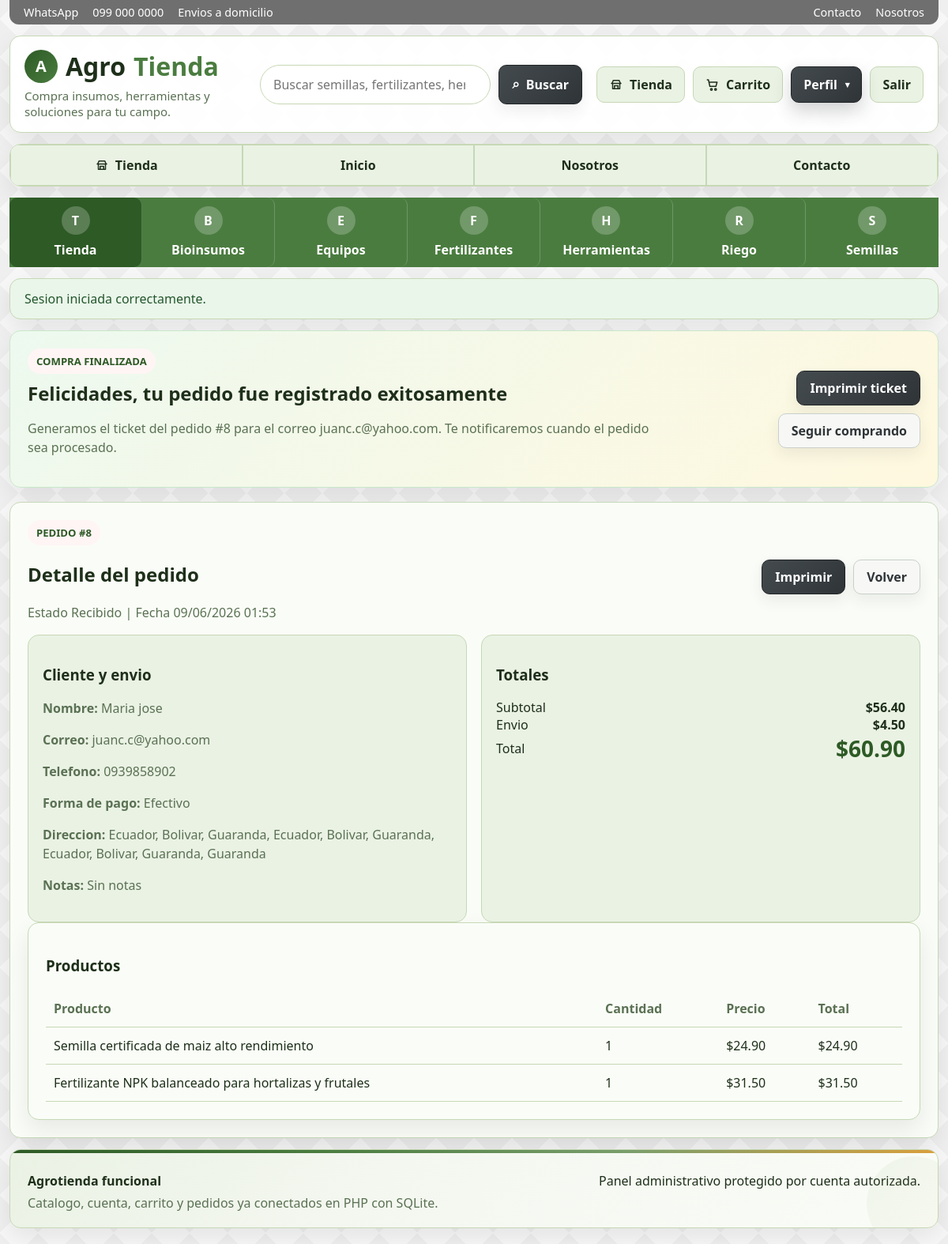
Page /order.php?id=8 (signed in) on the earlier database version.
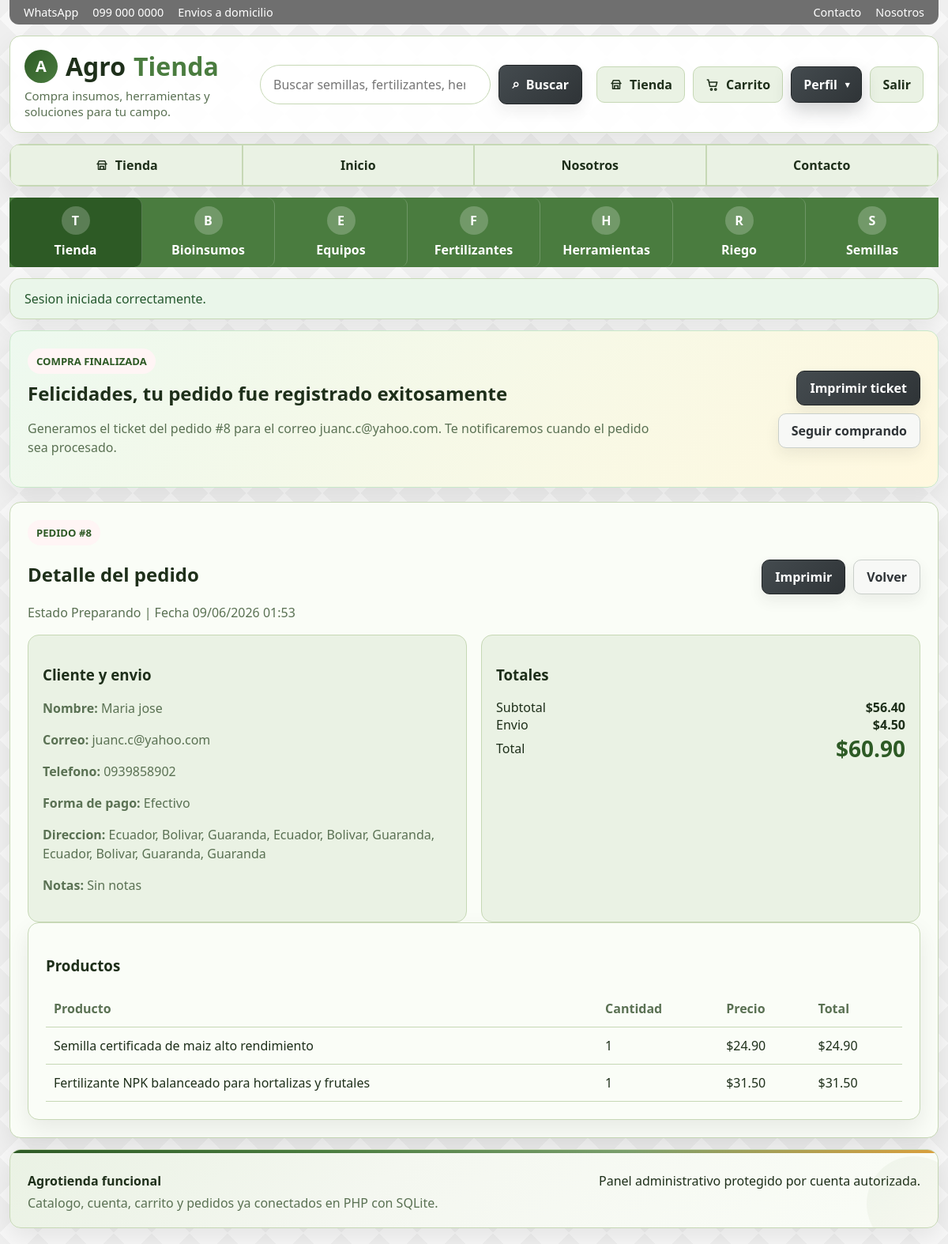
Same page on the later database version.
### tables this page shows
CREATE TABLE orders (
            id INTEGER PRIMARY KEY AUTOINCREMENT,
            user_id INTEGER NOT NULL,
            customer_name TEXT NOT NULL,
            customer_email TEXT NOT NULL,
            customer_phone TEXT NOT NULL,
            shipping_address TEXT NOT NULL,
            notes TEXT DEFAULT "",
            subtotal REAL NOT NULL,
            shipping REAL NOT NULL,
            total REAL NOT NULL,
            status TEXT NOT NULL DEFAULT "Pendiente",
            created_at TEXT NOT NULL, payment_method TEXT NOT NULL DEFAULT "Efectivo",
            FOREIGN KEY(user_id) REFERENCES users(id)
        );

### app/bootstrap.php (called while the page is built, shortened)
<?php
function db(): PDO
{
    static $pdo = null;
    if ($pdo instanceof PDO) {
        return $pdo;
    }
    $needsSetup = !file_exists(DB_PATH);
    $pdo = new PDO('sqlite:' . DB_PATH);
    $pdo->setAttribute(PDO::ATTR_ERRMODE, PDO::ERRMODE_EXCEPTION);
    $pdo->setAttribute(PDO::ATTR_DEFAULT_FETCH_MODE, PDO::FETCH_ASSOC);
    $pdo->exec('PRAGMA foreign_keys = ON');
    if ($needsSetup) {
        initializeDatabase($pdo);
    } else {
        migrateDatabase($pdo);
    }
    return $pdo;
}
function migrateDatabase(PDO $pdo): void
{
    $columns = $pdo->query('PRAGMA table_info(products)')->fetchAll();
    $columnNames = array_column($columns, 'name');
    syncProductImages($pdo);
    migrateOrdersTable($pdo);
}
function migrateOrdersTable(PDO $pdo): void
{
    $columns = $pdo->query('PRAGMA table_info(orders)')->fetchAll();
    $columnNames = array_column($columns, 'name');
}
function syncProductImages(PDO $pdo): void
{
    $stmt = $pdo->prepare('UPDATE products SET image_url = :image_url WHERE name = :name');
    foreach (productSeedData() as $product) {
        $stmt->execute([
            'name' => $product['name'],
            'image_url' => $product['image_url'],
        ]);
    }
}
function currentUser(): ?array
{
    static $cached = null;
    if ($cached !== null) {
        return $cached;
    }
    $stmt = db()->prepare('SELECT * FROM users WHERE id = :id LIMIT 1');
    $stmt->execute(['id' => $_SESSION['user_id']]);
    $cached = $stmt->fetch() ?: null;
    return $cached;
}
function requireLogin(): array
{
    $user = currentUser();
    return $user;
}
function money(float $value): string
{
    return '$' . number_format($value, 2);
}
function e(string $value): string
{
    return htmlspecialchars($value, ENT_QUOTES, 'UTF-8');
}
function orderById(int $orderId, ?int $userId = null): ?array
{
    $sql = 'SELECT * FROM orders WHERE id = :id';
    $params = ['id' => $orderId];
    if ($userId !== null) {
        $sql .= ' AND user_id = :user_id';
        $params['user_id'] = $userId;
    }
    $stmt = db()->prepare($sql . ' LIMIT 1');
    $stmt->execute($params);
    $order = $stmt->fetch();
    $items = db()->prepare('SELECT * FROM order_items WHERE order_id = :order_id ORDER BY id ASC');
    $items->execute(['order_id' => $orderId]);
    $order['items'] = $items->fetchAll();
    return $order;
}

### order.php (the view, shortened to what the changed rows need)
<?php
require_once __DIR__ . '/app/layout.php';
$user = requireLogin();
$orderId = (int) ($_GET['id'] ?? 0);
$order = orderById($orderId, $user['role'] === 'admin' ? null : (int) $user['id']);
$allowedStatuses = ['Recibido', 'Preparando', 'Enviado', 'Entregado', 'Cancelado'];
?>
<section class="order-confirmation card">
  <div>
    <span class="eyebrow">Compra finalizada</span>
    <h2>Felicidades, tu pedido fue registrado exitosamente</h2>
    <p class="muted">Generamos el ticket del pedido #<?= (int) $order['id'] ?> para el correo <?= e($order['customer_email']) ?>. Te notificaremos cuando el pedido sea procesado.</p>
  </div>
</section>
<section class="card printable-order">
  <div class="line">
    <div>
      <span class="eyebrow">Pedido #<?= (int) $order['id'] ?></span>
      <h2>Detalle del pedido</h2>
      <p class="muted">
        <?php if ($user['role'] === 'admin'): ?>
          Estado
          <form method="post" style="display:inline-flex;gap:6px;align-items:center;margin:0 4px">
            <?= csrfField() ?>
            <select name="status" style="width:auto;min-width:120px;border-radius:999px;padding:4px 10px;min-height:32px;font-size:0.85rem">
              <?php foreach ($allowedStatuses as $s): ?>
                <option value="<?= e($s) ?>" <?= $order['status'] === $s ? 'selected' : '' ?>><?= e($s) ?></option>
              <?php endforeach; ?>
            </select>
            <button class="btn primary" type="submit" style="min-height:32px;padding:0 14px;font-size:0.85rem;border-radius:999px">Actualizar</button>
          </form>
          | Fecha <?= e(date('d/m/Y H:i', strtotime($order['created_at']))) ?>
        <?php else: ?>
          Estado <?= e($order['status']) ?> | Fecha <?= e(date('d/m/Y H:i', strtotime($order['created_at']))) ?>
        <?php endif; ?>
      </p>
    </div>
  </div>
  <div class="grid-2">
    <article class="panel">
      <h3>Cliente y envio</h3>
      <p class="muted"><strong>Nombre:</strong> <?= e($order['customer_name']) ?></p>
      <p class="muted"><strong>Correo:</strong> <?= e($order['customer_email']) ?></p>
      <p class="muted"><strong>Telefono:</strong> <?= e($order['customer_phone']) ?></p>
      <p class="muted"><strong>Forma de pago:</strong> <?= e($order['payment_method'] ?? 'Efectivo') ?></p>
      <p class="muted"><strong>Direccion:</strong> <?= e($order['shipping_address']) ?></p>
      <p class="muted"><strong>Notas:</strong> <?= e($order['notes'] ?: 'Sin notas') ?></p>
    </article>
    <article class="panel">
      <div class="line"><span>Subtotal</span><strong><?= money((float) $order['subtotal']) ?></strong></div>
      <div class="line"><span>Envio</span><strong><?= money((float) $order['shipping']) ?></strong></div>
      <div class="line"><span>Total</span><strong class="price"><?= money((float) $order['total']) ?></strong></div>
    </article>
  </div>
  <article class="card">
    <table>
      <thead>
        <tr>
          <th>Producto</th>
          <th>Cantidad</th>
          <th>Precio</th>
          <th>Total</th>
        </tr>
      </thead>
    </table>
  </article>
</section>

Differences in the rows shown:
changed orders "juanc.c@yahoo.com": status "Recibido" → "Preparando"
